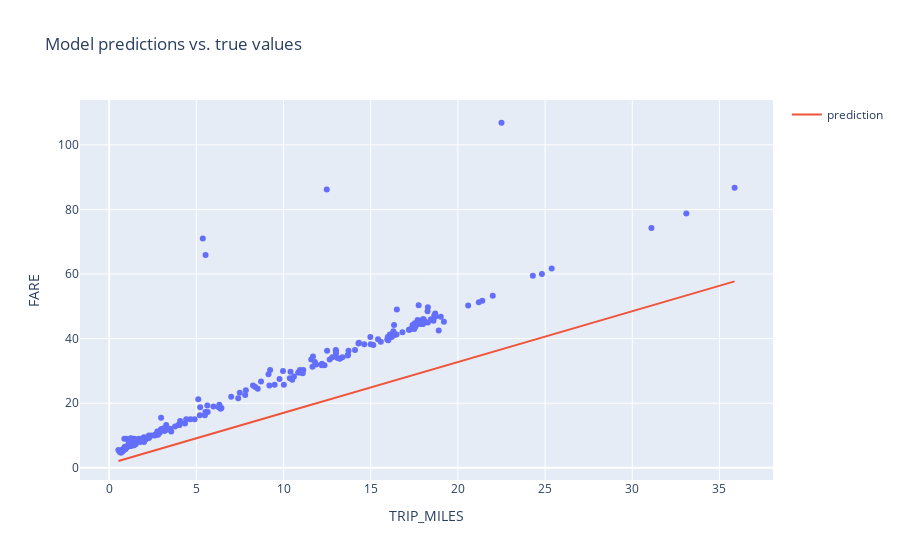

Notebook code cell kept with this figure:
### Code cell
#==========================================================
#@title Code - Experiment 1

# The following variables are the hyperparameters.
settings_1 = ml_edu.experiment.ExperimentSettings(
    learning_rate = 0.0001,
    number_epochs = 20,
    batch_size = 50,
    input_features = ['TRIP_MILES']
)

metrics = [keras.metrics.RootMeanSquaredError(name='rmse')]

model_1 = create_model(settings_1, metrics)

experiment_1 = train_model('one_feature', model_1, training_df, 'FARE', settings_1)

ml_edu.results.plot_experiment_metrics(experiment_1, ['rmse'])
ml_edu.results.plot_model_predictions(experiment_1, training_df, 'FARE')

### Figure 1 — Plotly figure (JSON) as saved in the notebook; plotly's stock layout.template omitted (floating-point values rounded to 4 significant figures; data arrays with more than 128 entries replaced by an {"elided": "..."} marker saying what was removed)
{"data": [{"hovertemplate": "TRIP_MILES=%{x}<br>FARE=%{y}<extra></extra>", "legendgroup": "", "marker": {"color": "#636efa", "symbol": "circle"}, "mode": "markers", "name": "", "orientation": "v", "showlegend": false, "type": "scatter", "x": {"elided": "200 float values"}, "xaxis": "x", "y": {"elided": "200 float values"}, "yaxis": "y"}, {"mode": "lines", "name": "prediction", "type": "scatter", "x": {"elided": "200 float values"}, "y": {"elided": "200 float values"}}], "layout": {"legend": {"tracegroupgap": 0}, "title": {"text": "Model predictions vs. true values"}, "xaxis": {"anchor": "y", "domain": [0, 1], "title": {"text": "TRIP_MILES"}}, "yaxis": {"anchor": "x", "domain": [0, 1], "title": {"text": "FARE"}}}}
